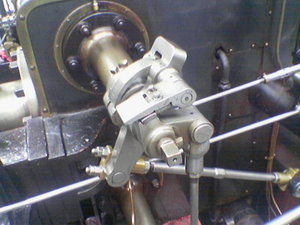
#> input picture Programming/Lab4/walve.png, 300 x 225 px
$ python lab4_full.py
#> lines starting #> are read from the running program, lines starting #| are printed output that depends on the picture
"""
2. Нехай дано матрицю, кожний елемент
якої інтерпретується як значення інтенсивності
пікселя деякого зображення. Необхідно знайти
градієнт цього зображення (так званий оператор
Собеля).

В цій версії коду ми зчитуємо зображення,
а не генеруємо його.
"""

import cv2
import random
import numpy as np

image = cv2.imread('./walve.png')
#> image is the input picture: shape (225, 300, 3); mean B, G, R 108.9, 104.8, 106.3
matrix = cv2.cvtColor(image, cv2.COLOR_BGR2GRAY)
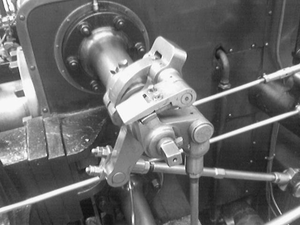
#> matrix: shape (225, 300); min 12, max 255, mean 105.7
n, m = matrix.shape
#> n = 225; m = 300

g_n, g_m = n - 2, m - 2
#> g_n = 223; g_m = 298
G = np.zeros((g_n, g_m))

print('\nMatrix:')
cv2.imshow('Image', image)

for i in range(g_n):
    for j in range(g_m):
        k, l = i + 1, j + 1
        G_x = matrix[k-1][l-1] + 2*matrix[k-1][l] + matrix[k-1][l+1] - matrix[k+1][l-1] - 2*matrix[k+1][l] - matrix[k+1][l+1]
        G_y = matrix[k-1][l-1] + 2*matrix[k][l-1] + matrix[k+1][l-1] - matrix[k-1][l+1] - 2*matrix[k][l+1] - matrix[k+1][l+1]
        G[i][j] = ((G_x ** 2) + (G_y ** 2)) ** 0.5
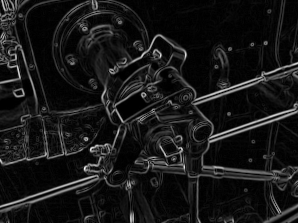
#> G: shape (223, 298) float64; min 0, max 871.6, mean 81.9; drawn with min black and max white

print('\nGradient:')
G *= (255.0 / G.max())
cv2.imshow('Gradient', G)
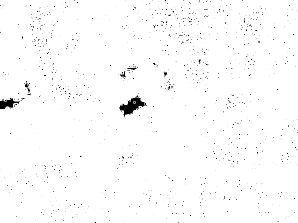
#> window 'Gradient': shape (223, 298); min 0, max 255, mean 251.6
cv2.waitKey()
